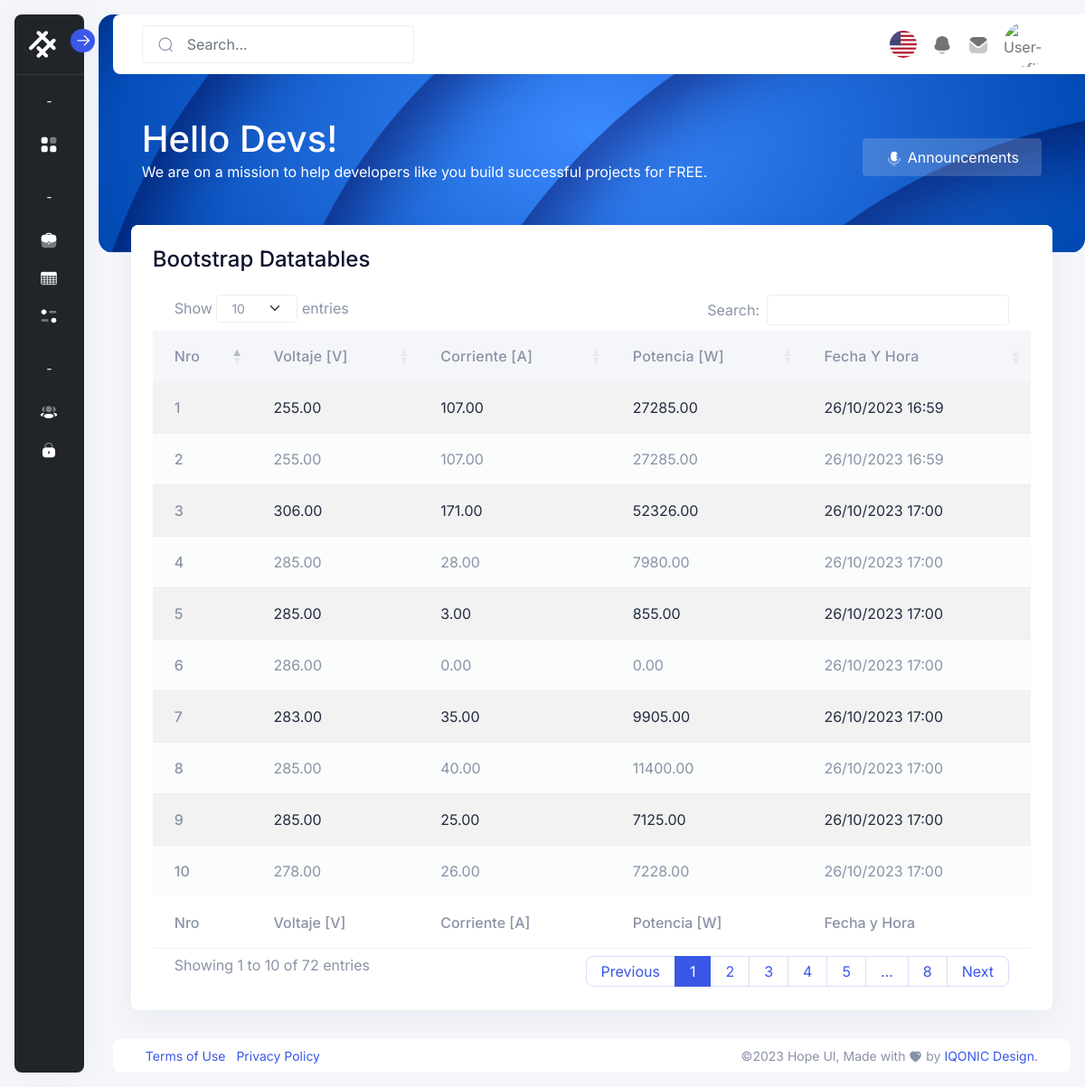
Screenshot of /index.php/monitoreo/table with the database file from the repository.
### tables this page shows
CREATE TABLE `potencia` (
  `id` smallint(6) NOT NULL,
  `voltaje` decimal(5,2) DEFAULT NULL,
  `corriente` decimal(5,2) DEFAULT NULL,
  `potencia` decimal(8,2) DEFAULT NULL,
  `fechaHoraMedicion` timestamp NOT NULL DEFAULT current_timestamp(),
  `dispositivoID` smallint(6) NOT NULL
);

### application/controllers/monitoreo.php (called while the page is built, shortened)
<?php
class Monitoreo extends CI_Controller {
	public function table(){
		$lista=$this->monitoreo_model->lista();
		$data['medicion']=$lista;
		$this->load->view('inc_head');
		$this->load->view('inc_sidebar');
		$this->load->view('inc_navbar');
		$this->load->view('datatable', $data);
		$this->load->view('inc_footer');
	}
}

### index.php (called while the page is built, shortened)
<?php
require_once BASEPATH.'core/CodeIgniter.php';

### application/models/monitoreo_model.php (called while the page is built, shortened)
<?php
class Monitoreo_model extends CI_Model {
	public function lista()
	{
		$this->db->select('*');
		$this->db->from('potencia');
		return $this->db->get();
	}
}

### application/helpers/funciones_helper.php (called while the page is built)
<?php
function formatearFecha($fecha){
    $dia=substr($fecha,8,2);
    $mes=substr($fecha,5,2);
    $anio=substr($fecha,0,4);
    $hora=substr($fecha,11,5);
    $fechaformateada=$dia."/".$mes."/".$anio." ".$hora;
    return $fechaformateada;
}
?>

### application/views/datatable.php (the view, shortened to what this page needs)
<div class="conatiner-fluid content-inner mt-n5 py-0">
   <div class="row">
      <div class="col-sm-12">
         <div class="card">
            <div class="card-header d-flex justify-content-between">
               <div class="header-title">
                  <h4 class="card-title">Bootstrap Datatables</h4>
               </div>
            </div>
            <div class="card-body">
               <div class="table-responsive">
                  <table id="tablePotencia" class="table table-striped" data-toggle="data-table">
                     <thead>
                        <tr>
                           <th>Nro</th>
                           <th>Voltaje [V]</th>
                           <th>Corriente [A]</th>
                           <th>Potencia [W]</th>
                           <th>Fecha y Hora</th>
                        </tr>
                     </thead>
                     <tbody>
                        <?php
                           $indice=1;
                           foreach($medicion->result() as $row){
                           ?>
                           <tr>
                              <th scope="row"><?php echo $indice; ?></th>
                              <td><?php echo $row->voltaje; ?></td>
                              <td><?php echo $row->corriente; ?></td>
                              <td><?php echo $row->potencia; ?></td>
                              <td><?php echo formatearFecha($row->fechaHoraMedicion); ?></td>
                           </tr>
                           <?php
                           $indice++;
                           }
                        ?>
                     </tbody>
                     <tfoot>
                        <tr>
                           <th>Nro</th>
                           <th>Voltaje [V]</th>
                           <th>Corriente [A]</th>
                           <th>Potencia [W]</th>
                           <th>Fecha y Hora</th>
                        </tr>
                     </tfoot>
                  </table>
               </div>
            </div>
         </div>
      </div>
   </div>
      </div>

### application/views/inc_head.php (shortened to what this page needs)
<!doctype html>
<html lang="en" dir="ltr">
  <head>
      <link rel="stylesheet" href="<?php echo base_url(); ?>/assets/css/core/libs.min.css">
      <link rel="stylesheet" href="<?php echo base_url(); ?>/assets/vendor/aos/dist/aos.css">
      <link rel="stylesheet" href="<?php echo base_url(); ?>/assets/css/hope-ui.min.css?v=4.0.0">
      <link rel="stylesheet" href="<?php echo base_url(); ?>/assets/css/custom.min.css?v=4.0.0">
      <link rel="stylesheet" href="<?php echo base_url(); ?>/assets/css/dark.min.css">
      <link rel="stylesheet" href="<?php echo base_url(); ?>/assets/css/customizer.min.css">
      <link rel="stylesheet" href="<?php echo base_url(); ?>/assets/css/rtl.min.css">
  </head>
  <body class=" ">

### application/views/inc_sidebar.php (shortened to what this page needs)
<aside class="sidebar sidebar-default sidebar-white sidebar-base sidebar-dark sidebar-mini sidebar-hover sidebar-boxed navs-rounded-all ">
    <div class="sidebar-header d-flex align-items-center justify-content-start">
        <a href="<?php echo base_url(); ?>/dashboard/index.html" class="navbar-brand">
            <div class="logo-main">
                <div class="logo-normal">
                </div>
            </div>
        </a>
        <div class="sidebar-toggle" data-toggle="sidebar" data-active="true">
            <i class="icon">
            </i>
        </div>
    </div>
    <div class="sidebar-body pt-0 data-scrollbar">
        <div class="sidebar-list">
            <ul class="navbar-nav iq-main-menu" id="sidebar-menu">
                <li class="nav-item static-item">
                    <a class="nav-link static-item disabled" href="#" tabindex="-1">
                        <span class="mini-icon">-</span>
                    </a>
                </li>
                <li class="nav-item">
                    <a class="nav-link " aria-current="page" href="<?php echo base_url('index.php/monitoreo/index'); ?>">
                        <i class="icon">
                        </i>
                    </a>
                </li>
                <li><hr class="hr-horizontal"></li>
                <li class="nav-item static-item">
                    <a class="nav-link static-item disabled" href="#" tabindex="-1">
                        <span class="mini-icon">-</span>
                    </a>
                </li>
                <li class="nav-item">
                    <a class="nav-link" href="https://templates.iqonic.design/hope-ui/html/dist/#accordion">
                        <i class="icon">
                        </i>
                    </a>
                </li>
                <li class="nav-item">
                    <a class="nav-link" data-bs-toggle="collapse" href="#sidebar-table" role="button" aria-expanded="false" aria-controls="sidebar-table">
                        <i class="icon">
                        </i>
                    </a>
                </li>
                <li class="nav-item">
                    <a class="nav-link"  href="<?php echo base_url('index.php/monitoreo/chart'); ?>">
                        <i class="icon">
                        </i>
                    </a>
                </li>
                <li><hr class="hr-horizontal"></li>
                <li class="nav-item static-item">
                    <a class="nav-link static-item disabled" href="#" tabindex="-1">
                        <span class="mini-icon">-</span>
                    </a>
                </li>
                <li class="nav-item">
                    <a class="nav-link" data-bs-toggle="collapse" href="#sidebar-user" role="button" aria-expanded="false" aria-controls="sidebar-user">
                        <i class="icon">
                        </i>
                    </a>
                </li>
                <li class="nav-item">
                    <a class="nav-link"  href="<?php echo base_url('index.php/monitoreo/prueba'); ?>">
                        <i class="icon">
                        </i>
                    </a>
                </li>
            </ul>
                    </div>
    </div>
</aside>

### application/views/inc_navbar.php (shortened to what this page needs)
<main class="main-content">
      <div class="position-relative iq-banner">
        <nav class="nav navbar navbar-expand-lg navbar-light iq-navbar navs-sticky">
          <div class="container-fluid navbar-inner">
            <div class="input-group search-input">
              <span class="input-group-text" id="search-input">
              </span>
              <input type="search" class="form-control" placeholder="Search...">
            </div>
            <div class="collapse navbar-collapse" id="navbarSupportedContent">
              <ul class="mb-2 navbar-nav ms-auto align-items-center navbar-list mb-lg-0">
                <li class="nav-item dropdown">
                    <a href="#" class="search-toggle nav-link" id="dropdownMenuButton2" data-bs-toggle="dropdown" aria-haspopup="true" aria-expanded="false">
                    <img src="<?php echo base_url(); ?>/assets/images/Flag/flag001.png" class="img-fluid rounded-circle" alt="user" style="height: 30px; min-width: 30px; width: 30px;">
                    </a>
                </li>
                <li class="nav-item dropdown">
                  <a href="#"  class="nav-link" id="notification-drop" data-bs-toggle="dropdown" >
                  </a>
                </li>
                <li class="nav-item dropdown">
                  <a href="#" class="nav-link" id="mail-drop" data-bs-toggle="dropdown"  aria-haspopup="true" aria-expanded="false">
                  </a>
                </li>
                <li class="nav-item dropdown">
                  <a class="py-0 nav-link d-flex align-items-center" href="#" id="navbarDropdown" role="button" data-bs-toggle="dropdown" aria-expanded="false">
                    <img src="<?php echo base_url(); ?>/assets/images/avatars/01.png" alt="User-Profile" class="theme-color-default-img img-fluid avatar avatar-50 avatar-rounded">
                  </a>
                </li>
              </ul>
            </div>
          </div>
        </nav>
          <div class="iq-navbar-header" style="height: 215px;">
              <div class="container-fluid iq-container">
                  <div class="row">
                      <div class="col-md-12">
                          <div class="flex-wrap d-flex justify-content-between align-items-center">
                              <div>
                                  <h1>Hello Devs!</h1>
                                  <p>We are on a mission to help developers like you build successful projects for FREE.</p>
                              </div>
                              <div>
                                  <a href="" class="btn btn-link btn-soft-light">
                                      Announcements
                                  </a>
                              </div>
                          </div>
                      </div>
                  </div>
              </div>
              <div class="iq-header-img">
                  <img src="<?php echo base_url(); ?>/assets/images/dashboard/top-header.png" alt="header" class="theme-color-default-img img-fluid w-100 h-100 animated-scaleX">
              </div>
          </div>
      </div>

### application/views/inc_footer.php (shortened to what this page needs)
      <footer class="footer">
          <div class="footer-body">
              <ul class="left-panel list-inline mb-0 p-0">
                  <li class="list-inline-item"><a href="<?php echo base_url(); ?>/dashboard/extra/terms-of-service.html">Terms of Use</a></li>
                  <li class="list-inline-item"><a href="<?php echo base_url(); ?>/dashboard/extra/privacy-policy.html">Privacy Policy</a></li>
              </ul>
              <div class="right-panel">
                  ©<script>document.write(new Date().getFullYear())</script> Hope UI, Made with
                  <span class="">
                  </span> by <a href="https://iqonic.design/">IQONIC Design</a>.
              </div>
          </div>
      </footer>
    </main>
  </body>
</html>

### rows the page displays
potencia: voltaje "255.00", corriente "107.00", potencia "27285.00", fechaHoraMedicion "26/10/2023 16:59"
potencia: voltaje "255.00", corriente "107.00", potencia "27285.00", fechaHoraMedicion "26/10/2023 16:59"
potencia: voltaje "306.00", corriente "171.00", potencia "52326.00", fechaHoraMedicion "26/10/2023 17:00"
potencia: voltaje "285.00", corriente "28.00", potencia "7980.00", fechaHoraMedicion "26/10/2023 17:00"
potencia: voltaje "285.00", corriente "3.00", potencia "855.00", fechaHoraMedicion "26/10/2023 17:00"
potencia: voltaje "286.00", corriente "0.00", potencia "0.00", fechaHoraMedicion "26/10/2023 17:00"
potencia: voltaje "283.00", corriente "35.00", potencia "9905.00", fechaHoraMedicion "26/10/2023 17:00"
potencia: voltaje "285.00", corriente "40.00", potencia "11400.00", fechaHoraMedicion "26/10/2023 17:00"
potencia: voltaje "285.00", corriente "25.00", potencia "7125.00", fechaHoraMedicion "26/10/2023 17:00"
potencia: voltaje "278.00", corriente "26.00", potencia "7228.00", fechaHoraMedicion "26/10/2023 17:00"
